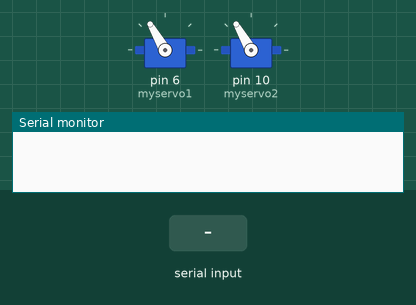
This sketch was run on a simulated Arduino Uno, built with avr-gcc and run on an emulated ATmega328P. Parts: 2 × servo, the last lines printed to the serial monitor. The inputs (shaded band) are chosen by the test bench.

Above: at 1.4 s.
1.5 s: "30,150\n" received over Serial
At 2.3 s:
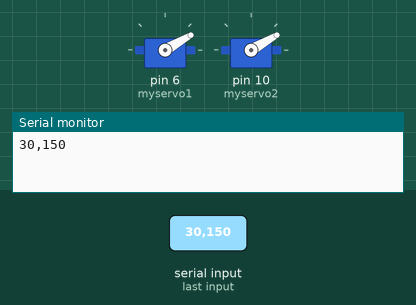
3.0 s: "5\n" received over Serial
At 3.7 s:
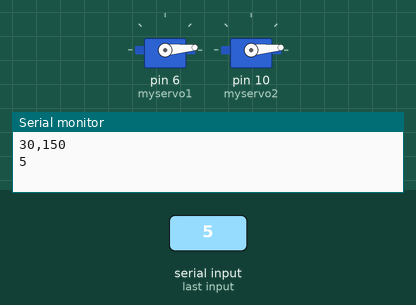
4.5 s: "200\n" received over Serial
At 5.3 s:
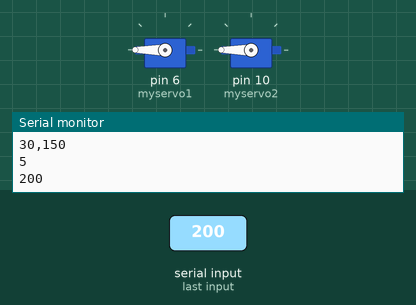
6.0 s: "90,45\n" received over Serial
At 7.1 s:
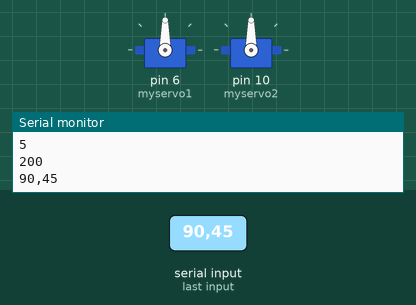
Timing chart, 0 to 8.5 s (numbered marks = the images above; inputs shaded):
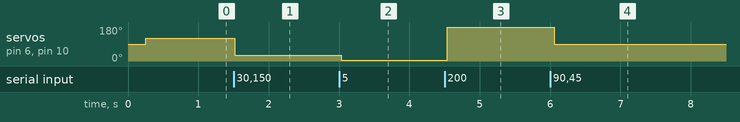

Measured:
- after the input at 1.5 s, servo on pin 6 (myservo1), servo on pin 10 (myservo2): 120° → 30° at once
- after the input at 3.0 s, servo on pin 6 (myservo1), servo on pin 10 (myservo2): 30° → 5° at once
- after the input at 4.5 s, servo on pin 6 (myservo1), servo on pin 10 (myservo2): 5° → 180° at once
- after the input at 6.0 s, servo on pin 6 (myservo1), servo on pin 10 (myservo2): 180° → 90° after 0.06 s

The sketch:

Robomaster_M3508_Ming.ino
```cpp
int defaultpos = 120;

#include <Servo.h>
Servo myservo1; // declare servo
Servo myservo2;
Servo ESC;
String comdata;
int blinktime;
int integerdata = defaultpos;

void setup ()
{
  Serial.begin(9600);
  myservo1.attach(6);
  myservo2.attach(10);
  delay(250);
  myservo1.write(defaultpos);
  myservo2.write(defaultpos);
  //ESC.attach(4,1000,2000); // between 1ms and 2ms
  //ESC.write(defaultpos);
}

void loop ()
{
  SerialChecker();

   myservo1.write(integerdata);
   myservo2.write(integerdata);
   //ESC.write(integerdata);

  delay(50);

}

void SerialChecker()
{
  //read string from serial monitor
  if (Serial.available() > 0) // if we get a valid byte, read analog ins:
  {
    comdata = ""; //reset the old values
    while (Serial.available() > 0)
    {
      comdata += char(Serial.read()); //Add the character value to comdata
      delay(2);//so that whole message is sent before the arduino reads it
      integerdata = comdata.toInt(); //converts our character data into a number
      blinktime = integerdata;
    }
    Serial.println(comdata);//prints out what you are typing
  }
}
```
